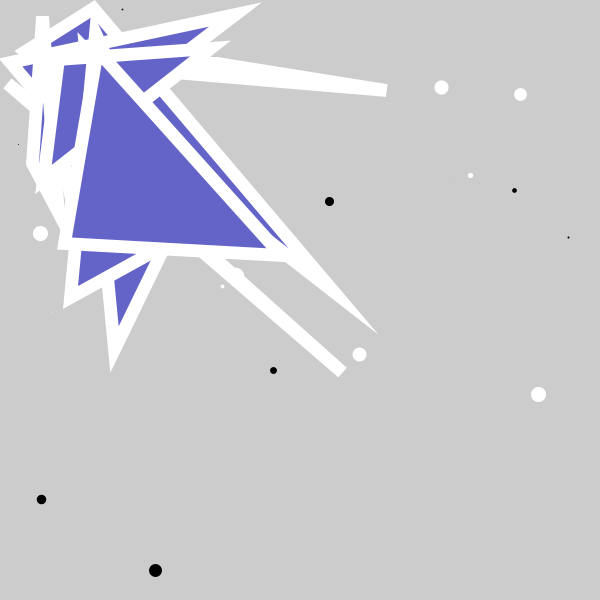
Frame 1 (no input)
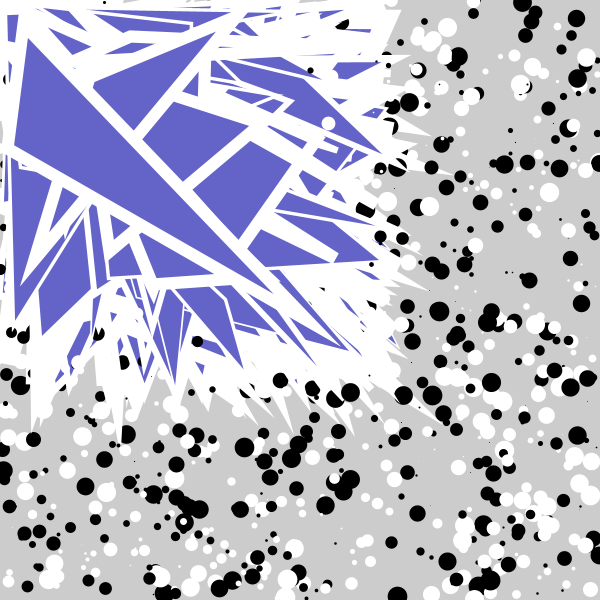
Frame 60 (the mouse pressed at the canvas centre just before this capture)
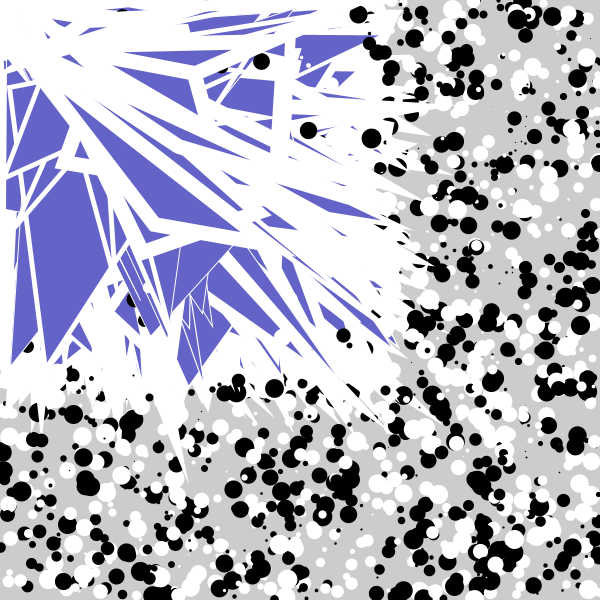
Frame 120 (the mouse held since frame 60 and released just before this capture)

The Processing sketch that drew these frames (run headless with seeded random() and noise(); from frame 60 on, the mouse is pressed at the canvas centre):

// Processing sketch: firstsketch
// ── firstsketch.pde
void setup()
{
  size(600,600);
  int test = 200;
}

void draw()
{
  stroke(0,0,0);
  for(int i=0;i<10;i++){
    strokeWeight(random(20));
    point(random(600), random(600));  
  }
  stroke(255,255,255);
  for(int i=0;i<10;i++){
    strokeWeight(random(20));
    point(random(600), random(600));  
  }
  
  fill(100,100,200);
  for(int x=0;x<10;x++){
  triangle(random(100), random(100), random(300), random(300), random(400), random(400));
  
  }
  
}
